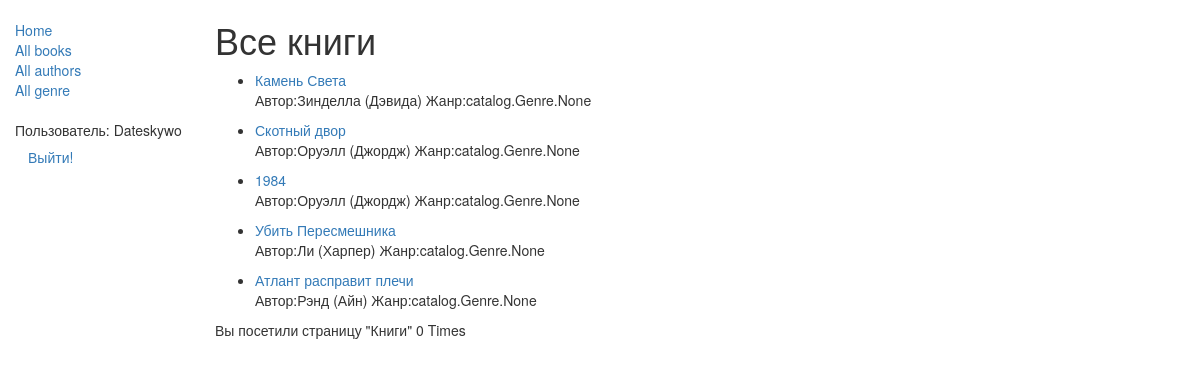
/catalog/books_list/ (signed in), run on an earlier commit of the app's database.
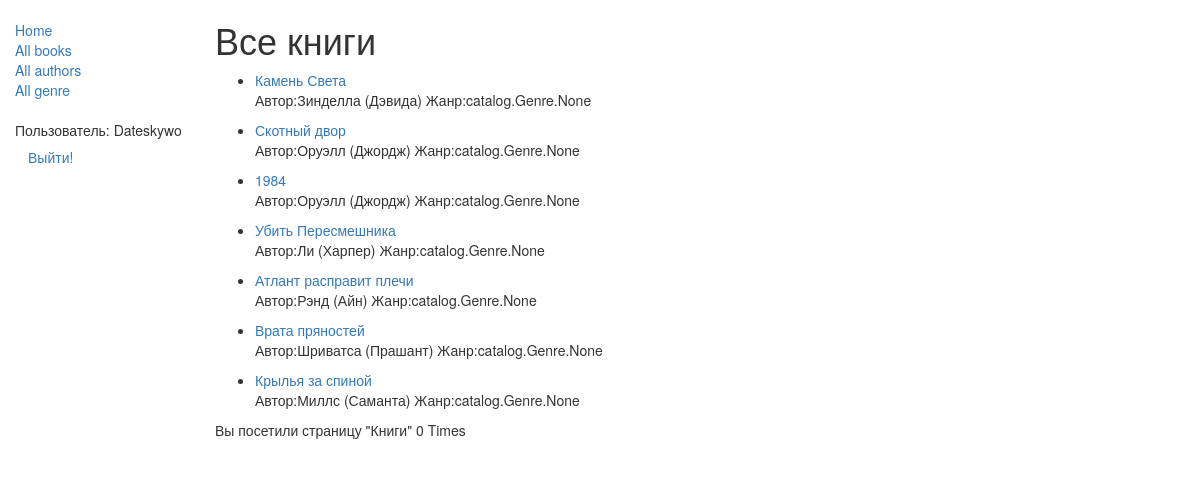
And on a later commit of the database.
### catalog/models.py (models this page shows, shortened)
class Book(models.Model):
    title = models.CharField(max_length=100)
    author = models.ForeignKey('Author', on_delete=models.SET_NULL, null=True)
    summary = models.TextField(max_length=1000, help_text="Перейти к описанию")
    isbn = models.CharField('ISBN', max_length=13, help_text="ISBN Entr")
    genre = models.ManyToManyField('Genre', help_text="Select a genre for this book")
    language = models.ForeignKey('Language', on_delete=models.SET_NULL, null=True)

class Author(models.Model):
    first_name = models.CharField(max_length=30)
    last_name = models.CharField(max_length=30)
    date_of_birth = models.DateField(null=True, blank=True)
    date_of_death = models.DateField('Died', null=True, blank=True)
    def __str__(self):
        return '%s (%s)' % (self.last_name, self.first_name)

### catalog/views.py (the view)
# urls.py: path('books_list/', views.books_list, name='books_list'),
@login_required
def books_list(request):
    books_all = Book.objects.all()
    books_all = list(books_all)
    num_visits_book = request.session.get('num_visits_book', 0)
    request.session['num_visits_book'] = num_visits_book+1
    return render(
        request, "book_list.html",
          context={'num_visits_book':num_visits_book,
                   'books_all':books_all,
                   })

### catalog/templates/book_list.html (shortened to what this page needs)
<!DOCTYPE html>
{% extends "base_generic.html" %}
{% load static %}
        {% block content %}
    <h1>Все книги</h1>
    {% if books_all %}
    <ul>
        {% for book in books_all %}
        <li>
            <a href="/catalog/book/{{ book.id }}/">{{ book.title }}</a> <p>Автор:{{ book.author }} Жанр:{{ book.genre }}</p>
      </li>
        {% endfor %}
    </ul>
    {% else %}
    <p>В библиотеке нет книг!</p>
    {% endif %}
    <p>Вы посетили страницу "Книги" {{ num_visits_book }}{% if num_visits_book == 1 %} Time:{% else %} Times{% endif %}</p>
    {% endblock %}

### catalog/templates/base_generic.html (shortened to what this page needs)
<!DOCTYPE html>
<html lang="en">
<head>
    <link
      rel="stylesheet"
      href="https://maxcdn.bootstrapcdn.com/bootstrap/3.3.7/css/bootstrap.min.css" />
     {% load static %}
    <link rel="stylesheet" href="{% static 'css/index.css' %}" />
</head>
<body>
    <div class="container-fluid">
      <div class="row">
        <div class="col-sm-2">
          {% block sidebar %}
            <ul class="sidebar-nav">
              <li><a href="{% url 'catalog:index' %}">Home</a></li>
              <li><a href="{% url 'catalog:books_list' %}">All books</a></li>
              <li><a href="{% url 'catalog:author' %}">All authors</a></li>
              <li><a href="{% url 'catalog:genre_list' %}">All genre</a></li>
            </ul>
              <ul class="sidebar-nav">
            {% if user.is_authenticated %}
              <li>Пользователь: {{ user.get_username }}</li>
              <li>
                <form id="logout-form" method="POST" action="{% url 'login' %}">
                <button type="submit" class="btn btn-link">Выйти!
                </button>
                </form>
              </li>
            {% else %}
              <li><a href="{% url 'login'%}?next={{request.path}}">Войти</a></li>
            {% endif %}
            </ul>
          {% endblock %}
        </div>
        <div class="col-sm-10 ">{% block content %}{% endblock %}</div>
      </div>
    </div>
</body>
</html>

### catalog/static/css/index.css (style rules this page uses)
.sidebar-nav { margin-top: 20px; padding: 0; list-style: none; }

What changed in the data, as far as the page shows it:
added Book: title "Врата пряностей", author "Шриватса (Прашант)", genre "catalog.Genre.None"
added Book: title "Крылья за спиной", author "Миллс (Саманта)", genre "catalog.Genre.None"
